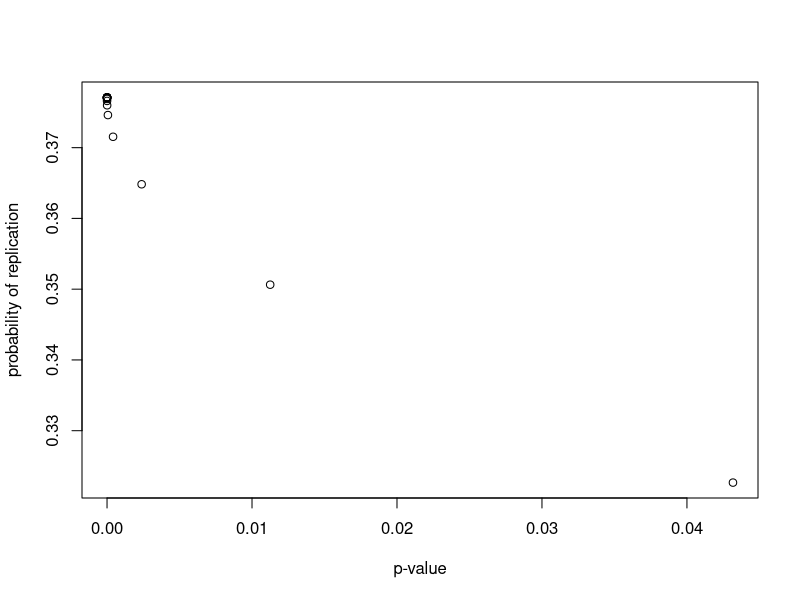
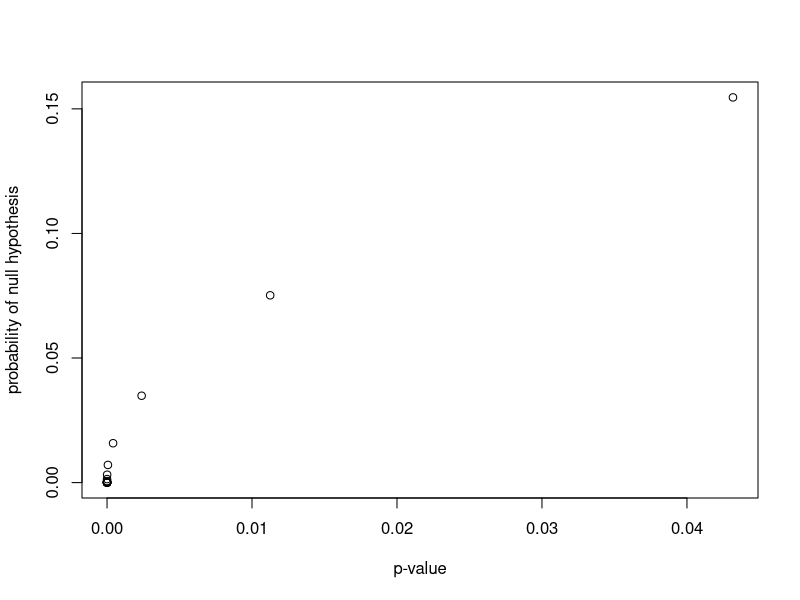
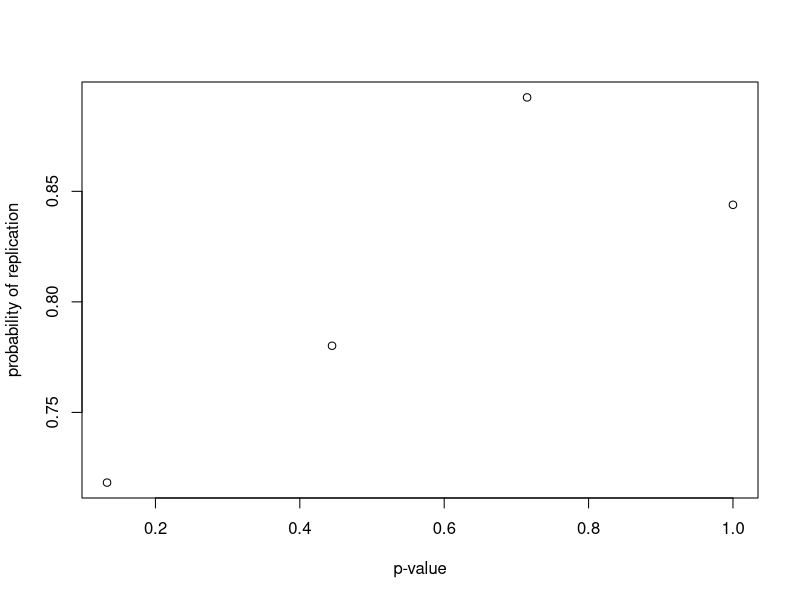
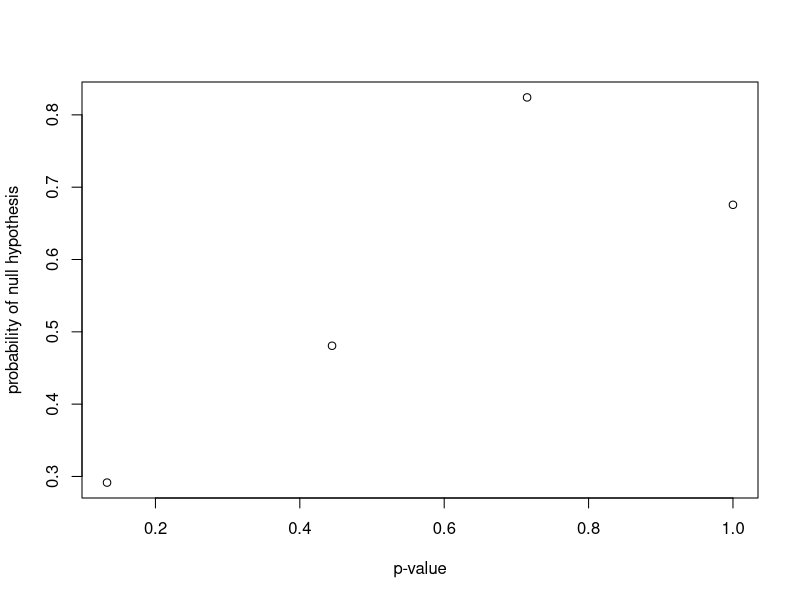

These figures' R source, in order:
## ---- chunk 1
probrep = function(
  nn, # sample size of both the initial and replication experiment
  gamma, # prior probability of the hypothesis
  theta0, # success probability under the null hypothesis
  theta1, # success probability under the null hypothesis
  alpha # significance cutoff
){
x1range = seq(0,nn)
pvalue1 = pH0 = rep(NA,nn+1)
# type two error
MM = 10000
xx.under.alt = rbinom(MM,nn,theta1)
pvalue.alt = NA
for (mm in 1:MM){
pvalue.alt[mm] = binom.test(xx.under.alt[mm],nn,theta0,alternative="two.sided")$p.value
}
beta = mean( pvalue.alt > .05)
for (xx in x1range){
# mapping between number of successes and pvalue in original ezxperiment
  pvalue1[xx] = 
    binom.test(xx,nn,theta0,alternative="two.sided")$p.value
# probability of null hypothesis given first experiment
  pH0[xx] = gamma * dbinom(xx,nn,theta0) / 
    ( gamma * dbinom(xx,nn,theta0) + (1-gamma) * dbinom(xx,nn,theta1))
}
# set tiny p-values to e-20 for visualization purposes
  pvalue1[is.na(pvalue1)] = 0
  pH0[is.na(pH0)] = 0
  # separate rejections 
  xx.reject = x1range[ pvalue1 < .05 ] + 1
  xx.retain = x1range[ pvalue1>=.05 ] + 1
  pvalue.reject = pvalue1[xx.reject]  
  pvalue.retain = pvalue1[xx.retain]
  pH0.reject = pH0[xx.reject]  
  pH0.retain = pH0[xx.retain]
  
#  browser()

  # compute replication probabilitie
  prep.reject = (alpha/2) * pH0[xx.reject] + (1-beta) * (1-pH0[xx.reject])
  prep.retain = (1-alpha) * pH0[xx.retain] + beta * (1-pH0[xx.retain])

  return(list(
    reject = na.omit(data.frame(prep.reject,pvalue.reject,pH0.reject)),
    retain = na.omit(data.frame(prep.retain,pvalue.retain,pH0.retain))))
}
## ---- chunk 2
probrep.out = probrep(nn=20,gamma=.5,theta0=.1,theta1=.2,alpha=0.05)
plot(probrep.out$reject$pvalue.reject,
     probrep.out$reject$prep.reject,
     ylab="probability of replication",
     xlab="p-value")
plot(probrep.out$reject$pvalue.reject,
     probrep.out$reject$pH0.reject,
     ylab="probability of null hypothesis",
     xlab="p-value")
plot(probrep.out$retain$pvalue.retain,
     probrep.out$retain$prep.retain,
     ylab="probability of replication",
     xlab="p-value")
plot(probrep.out$retain$pvalue.retain,
     probrep.out$retain$pH0.retain,
     ylab="probability of null hypothesis",
     xlab="p-value")

